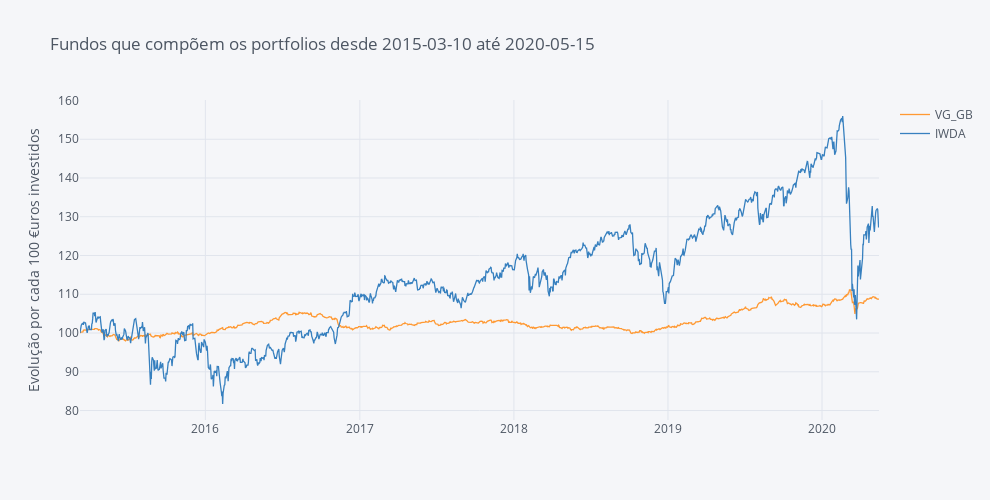

The notebook cell this image was saved under:
### Code cell
fundos.iplot(dimensions=fa.dimensions, title='Fundos que compõem os portfolios desde ' +  Begin + ' até ' + End,
             yTitle='Evolução por cada 100 €uros investidos')

### Figure 1 — Plotly figure (JSON) as saved in the notebook; plotly's stock layout.template omitted (floating-point values rounded to 4 significant figures; data arrays with more than 128 entries replaced by an {"elided": "..."} marker saying what was removed)
{"data": [{"line": {"color": "rgba(255, 153, 51, 1.0)", "dash": "solid", "shape": "linear", "width": 1.3}, "mode": "lines", "name": "VG_GB", "text": "", "type": "scatter", "x": {"elided": "1357 str values"}, "y": {"elided": "1357 float values"}}, {"line": {"color": "rgba(55, 128, 191, 1.0)", "dash": "solid", "shape": "linear", "width": 1.3}, "mode": "lines", "name": "IWDA", "text": "", "type": "scatter", "x": {"elided": "1357 str values"}, "y": {"elided": "1357 float values"}}], "layout": {"height": 500, "legend": {"bgcolor": "#F5F6F9", "font": {"color": "#4D5663"}}, "paper_bgcolor": "#F5F6F9", "plot_bgcolor": "#F5F6F9", "title": {"font": {"color": "#4D5663"}, "text": "Fundos que compõem os portfolios desde 2015-03-10 até 2020-05-15"}, "width": 990, "xaxis": {"autorange": true, "gridcolor": "#E1E5ED", "range": ["2015-03-10", "2020-05-15"], "showgrid": true, "tickfont": {"color": "#4D5663"}, "title": {"font": {"color": "#4D5663"}, "text": ""}, "type": "date", "zerolinecolor": "#E1E5ED"}, "yaxis": {"autorange": true, "gridcolor": "#E1E5ED", "range": [77.56, 160.1], "showgrid": true, "tickfont": {"color": "#4D5663"}, "title": {"font": {"color": "#4D5663"}, "text": "Evolução por cada 100 €uros investidos"}, "type": "linear", "zerolinecolor": "#E1E5ED"}}}
